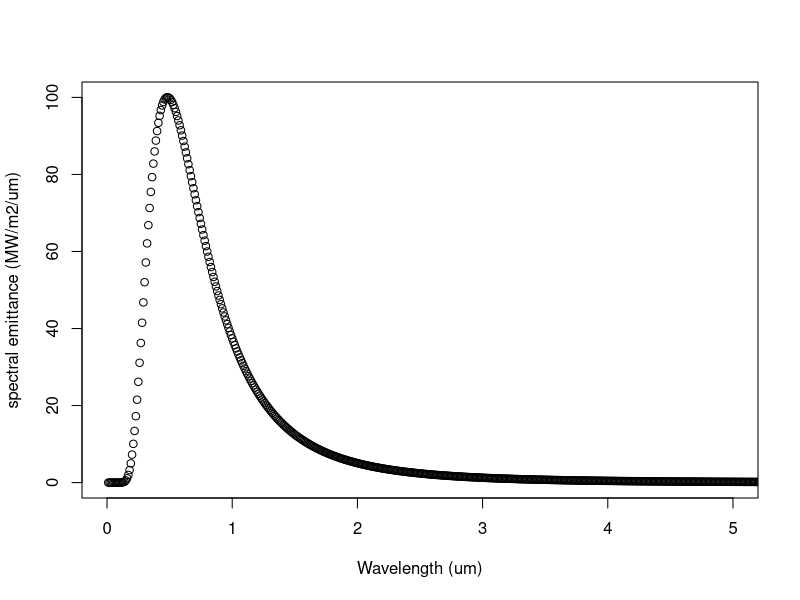
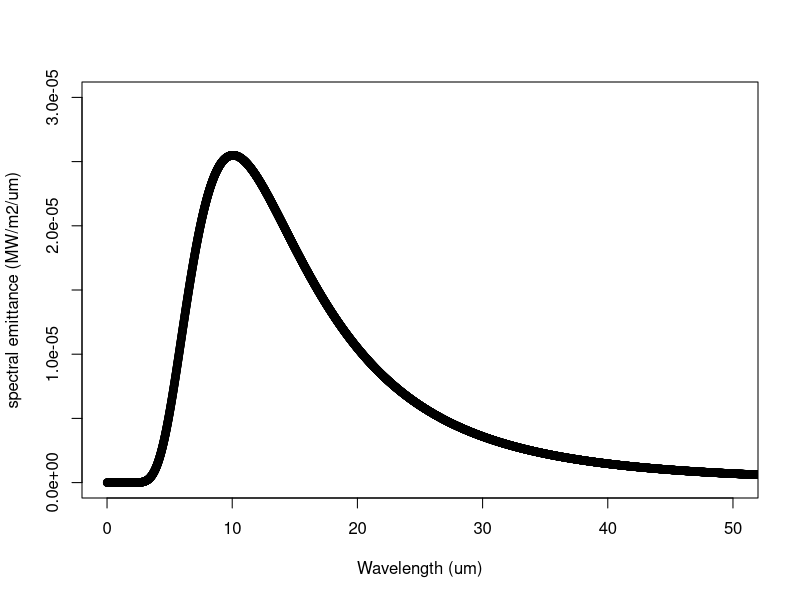
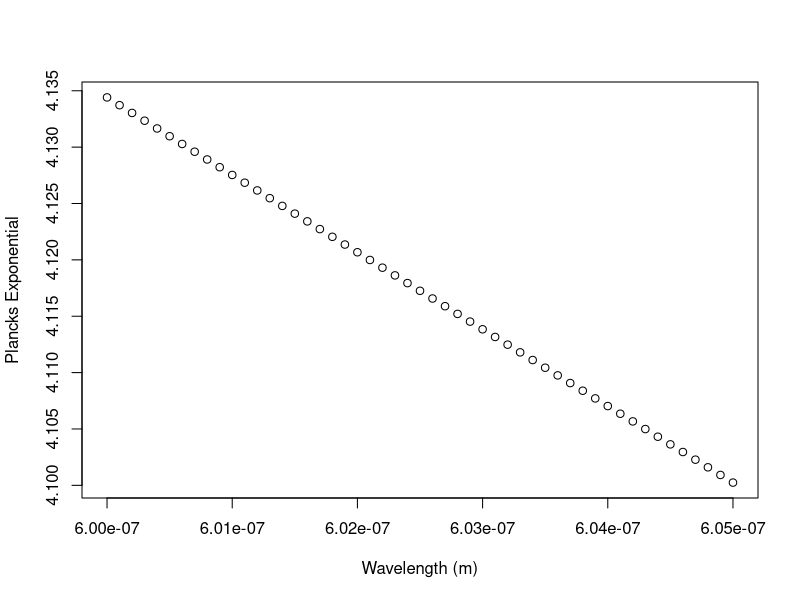
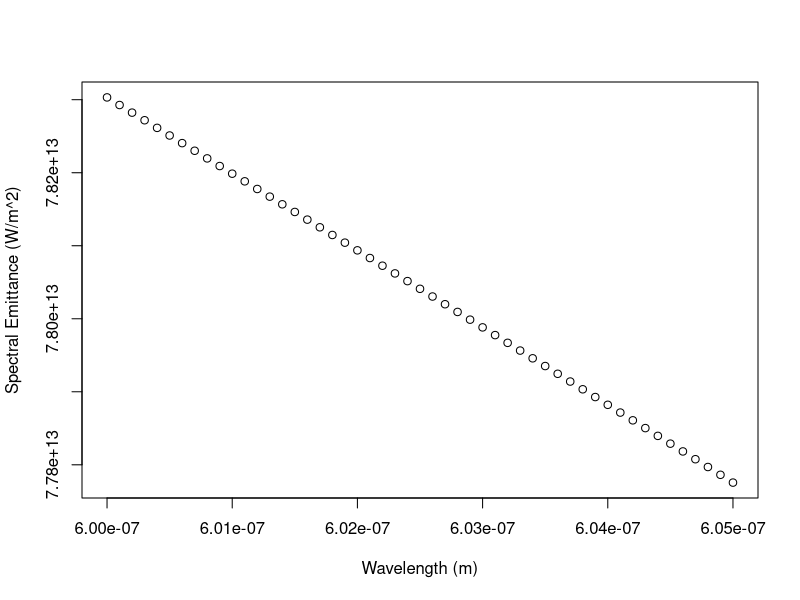
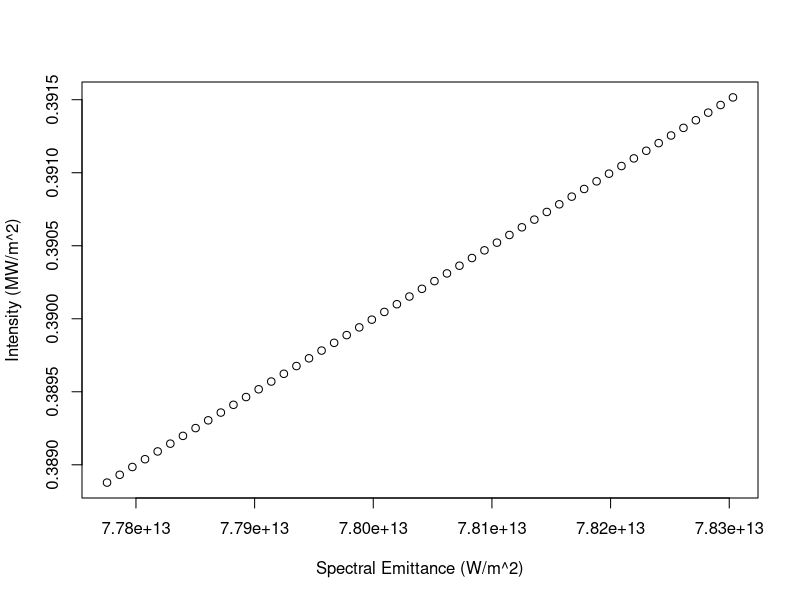

The R script that drew these images, in order:
## ---- chunk 1
h=6.62606896e-34
c=2.99792458e8
k=1.3806504e-23 
lambda = seq(1e-8,1e-4, by=1e-8)
T = 6000


y=(2*pi*h*(c^2))/(lambda^5)*(1./(exp((h*c)/(lambda*k*T))-1))


T2 = 288
y2=(2*pi*h*(c^2))/(lambda^5)*(1./(exp((h*c)/(lambda*k*T2))-1))
plot(1e6*lambda,1e-6*1e-6*y, xlim=c(0.0,5.0),ylim=c(0.0,100.0), xlab='Wavelength (um)', ylab='spectral emittance (MW/m2/um)')
# par(new=T)
# plot(1e6*lambda,1e-6*1e-6*y2, xlim=c(0.0,10.0), ylim=c(0.0,1/10000.0), xlab='', ylab='', axes=F)
# par(new=F)
plot(1e6*lambda,1e-6*1e-6*y2, xlim=c(0.0,50.0), ylim=c(0.0,3*1e-5), xlab='Wavelength (um)', ylab='spectral emittance (MW/m2/um)')
## ---- chunk 2
lambda2 = seq(6.00e-7,6.05e-7, by=1e-10)
bookT = 5800
y = (h*c)/(lambda2*k*bookT)
plot(lambda2,y,xlab='Wavelength (m)',ylab='Plancks Exponential')

## ---- chunk 3
I=((2*pi)*(h)*(c**2)/((lambda2**5)*(exp(y)-1)))
plot(lambda2,I,xlab='Wavelength (m)',ylab='Spectral Emittance (W/m^2)')
## ---- chunk 4
Ilambda = (I*(max(lambda2)-min(lambda2)))*1e-6
plot(I,Ilambda,xlab='Spectral Emittance (W/m^2)',ylab='Intensity (MW/m^2)')

